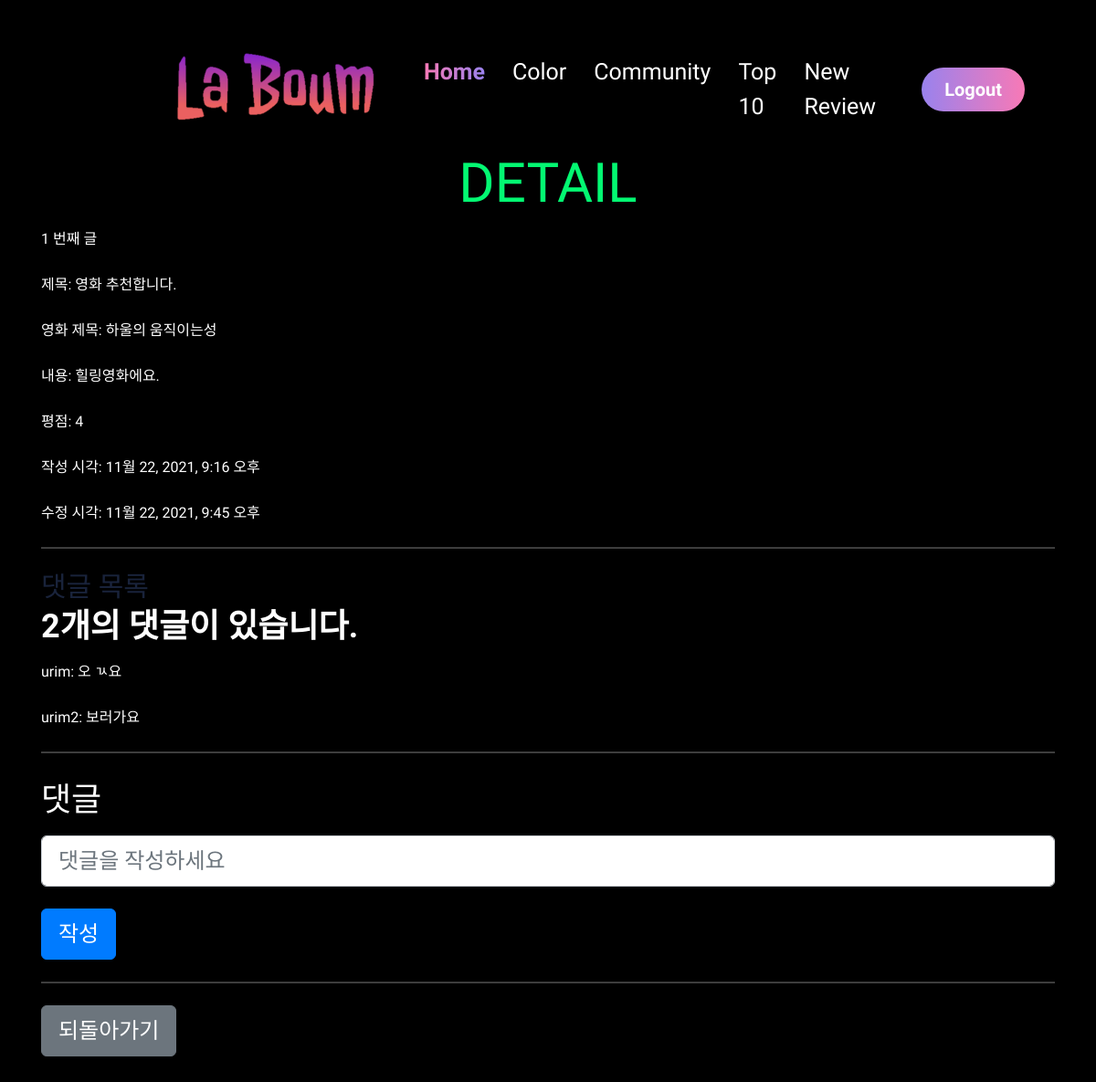
/community/1/ (signed in), run on the app's committed database.
### community/models.py (models this page shows)
class Review(models.Model):
    RANKS = [
        (1, '★'),
        (2, '★★'),
        (3, '★★★'),
        (4, '★★★★'),
        (5, '★★★★★'),
    ]
    title = models.CharField(max_length=100)
    movie_title = models.CharField(max_length=50)
    rank = models.IntegerField(choices=RANKS, default=5)
    content = models.TextField()
    created_at = models.DateTimeField(auto_now_add=True)
    updated_at = models.DateTimeField(auto_now=True)
    user = models.ForeignKey(settings.AUTH_USER_MODEL, on_delete=models.CASCADE)
    like_users = models.ManyToManyField(settings.AUTH_USER_MODEL, related_name='like_reviews')

class Comment(models.Model):
    content = models.TextField()
    review = models.ForeignKey(Review, on_delete=models.CASCADE)
    user = models.ForeignKey(settings.AUTH_USER_MODEL, on_delete=models.CASCADE)

### accounts/models.py (models this page shows)
class User(AbstractUser):
    followings = models.ManyToManyField('self', symmetrical=False, related_name='followers')

### community/views.py (the view)
# urls.py: path('<int:review_pk>/', views.detail, name='detail'),
@login_required
@require_GET
def detail(request, review_pk):
    review = get_object_or_404(Review, pk=review_pk)
    comments = review.comment_set.all()
    comment_form = CommentForm()
    context = {
        'review': review,
        'comment_form': comment_form,
        'comments': comments,
    }
    return render(request, 'community/detail.html', context)

### community/forms.py
class CommentForm(forms.ModelForm):
    class Meta:
        model = Comment
        exclude = ['review', 'user']
        widgets = {
            'content': forms.TextInput(attrs={'placeholder':'댓글을 작성하세요', 'rows':1,})
        }
        labels = {
            'content':'댓글',
        }

### community/templates/community/detail.html (shortened to what this page needs)
{% extends 'base.html' %}
{% load bootstrap5%}
{% block content %}
<div class="container">
  <h1 class="text-center" style="color:rgb(3, 248, 114)">DETAIL</h1>
  <p>{{ review.pk }} 번째 글</p>
  <p>제목: {{ review.title }}</p>
  <p>영화 제목: {{ review.movie_title }}</p>
  <p>내용: {{ review.content }}</p>
  <p>평점: {{ review.rank }}</p>
  <p>작성 시각: {{ review.created_at }}</p>
  <p>수정 시각: {{ review.updated_at }}</p>
  <hr>
  <h5>댓글 목록</h5>
  {% if comments|length %}
    <p><b>{{ comments|length }}개의 댓글이 있습니다.</b></p>
  {% endif %}
  {% for comment in comments %}
    <div>
      <p>{{ comment.user }}: {{ comment.content }}</p>
    </div>
  {% empty %}
    <p>댓글이 없어요..</p>
  {% endfor %}
  <hr>
  {% if request.user.is_authenticated %}
    <form action="{% url 'community:create_comment' review.pk %}" method="POST">
      {% bootstrap_form comment_form %}
      <button type="submit" class="btn btn-primary">작성</button>
    </form>
  {% else %}
    <a href="{% url 'accounts:login' %}">[댓글을 작성하려면 로그인하세요.]</a>
  {% endif %}
  <hr>
  <a href="{% url 'community:index' %}">
  <button class="btn btn-secondary">되돌아가기</button>
  </a>
  <br>
  <br>
</div>
{% endblock  %}

### templates/base.html (style rules this page uses)
* { font-family:'Gowun Dodum', sans-serif; font-size:1.5rem; color:white; }

### data on the page
Review: pk "1", title "영화 추천합니다.", movie_title "하울의 움직이는성", content "힐링영화에요.", rank "4", created_at "11월 22, 2021, 9:16 오후", updated_at "11월 22, 2021, 9:45 오후"
Comment: user "urim", content "오 ㄳ요"
Comment: user "urim2", content "보러가요"

### other printed values
{{ comments|length }} "2"
